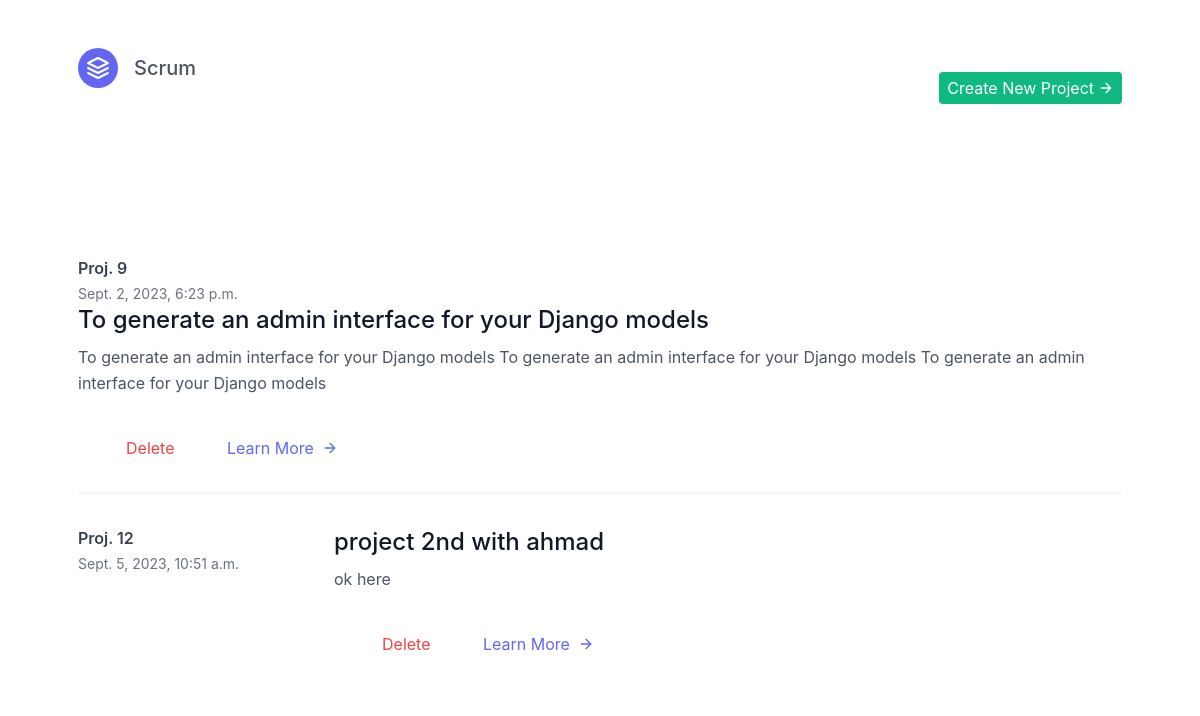
The page / on the database its author committed.
### app/models.py (models this page shows, shortened)
class Project(models.Model):
    project_name = models.TextField()
    project_description = models.TextField()
    created_at = models.DateTimeField(auto_now_add=True)  # Automatically set on creation

### app/views.py (the view)
# urls.py: path("", views.home, name="home page"),
def home(request):
    projects = Project.objects.all()
    return render(request, 'index.html', {'projects':projects})

### app/templates/index.html (shortened to what this page needs)
<!DOCTYPE html>
<html lang="en">
<link href="https://unpkg.com/tailwindcss@^2/dist/tailwind.min.css" rel="stylesheet">
<link rel="stylesheet" href="https://cdn.jsdelivr.net/npm/bootstrap@4.0.0/dist/css/bootstrap.min.css">
<body>
    <header class="text-gray-600 body-font">
        <div class="container mx-auto flex flex-wrap p-5 flex-col md:flex-row items-center">
          <a class="flex title-font font-medium items-center text-gray-900 mb-4 md:mb-0">
            <svg xmlns="http://www.w3.org/2000/svg" fill="none" stroke="currentColor" stroke-linecap="round" stroke-linejoin="round" stroke-width="2" class="w-10 h-10 text-white p-2 bg-indigo-500 rounded-full" viewBox="0 0 24 24">
              <path d="M12 2L2 7l10 5 10-5-10-5zM2 17l10 5 10-5M2 12l10 5 10-5"></path>
            </svg>
            <span class="ml-3 text-xl">Scrum</span>
          </a>
          <button class="md:ml-auto flex flex-wrap items-center text-white text-base justify-center bg-green-500 border-0 py-1 px-2 focus:outline-none hover:bg-green-700 rounded text-base mt-3 md:mt-0" data-toggle="modal" data-target="#exampleModal"  type="button">Create New Project
            <svg fill="none" stroke="currentColor" stroke-linecap="round" stroke-linejoin="round" stroke-width="2" class="w-4 h-4 ml-1" viewBox="0 0 24 24">
              <path d="M5 12h14M12 5l7 7-7 7"></path>
            </svg>
          </button>
        </div>
      </header>
    <section class="text-gray-600 body-font overflow-hidden">
        <div class="container px-5 py-24 mx-auto">
          <div class="-my-8 divide-y-2 divide-gray-100">
            {% for project in projects %}
              <div class="py-8 flex flex-wrap md:flex-nowrap">
                <div class="md:w-64 md:mb-0 mb-6 flex-shrink-0 flex flex-col">
                  <span class="font-semibold title-font text-gray-700">Proj. {{ project.id }}</span>
                  <span class="mt-1 text-gray-500 text-sm">{{ project.created_at }}</span>
                </div>
                <div class="md:flex-grow">
                  <h2 class="text-2xl font-medium text-gray-900 title-font mb-2">{{ project.project_name }}</h2>
                  <p class="leading-relaxed">{{ project.project_description }}</p>
                  <a href="/delete_project/{{ project.project_name }}"  class="text-red-500 inline-flex mx-5 items-center mt-4">Delete
                  </a>
                  <a href="/tickets/{{ project.project_name }}"  class="text-indigo-500 inline-flex items-center mt-4">Learn More
                    <svg class="w-4 h-4 ml-2" viewBox="0 0 24 24" stroke="currentColor" stroke-width="2" fill="none" stroke-linecap="round" stroke-linejoin="round">
                      <path d="M5 12h14"></path>
                      <path d="M12 5l7 7-7 7"></path>
                    </svg>
                  </a>
                </div>
              </div>
            {% endfor %}
          </div>
        </div>
      </section>
</body>
</html>

### rows shown on the page
Project: id "9", created_at "Sept. 2, 2023, 6:23 p.m.", project_name "To generate an admin interface for your Django models", project_description "To generate an admin interface for your Django models To generate an admin interface for your Django models To generate an admin interface for your Django models"
Project: id "12", created_at "Sept. 5, 2023, 10:51 a.m.", project_name "project 2nd with ahmad", project_description "ok here"
